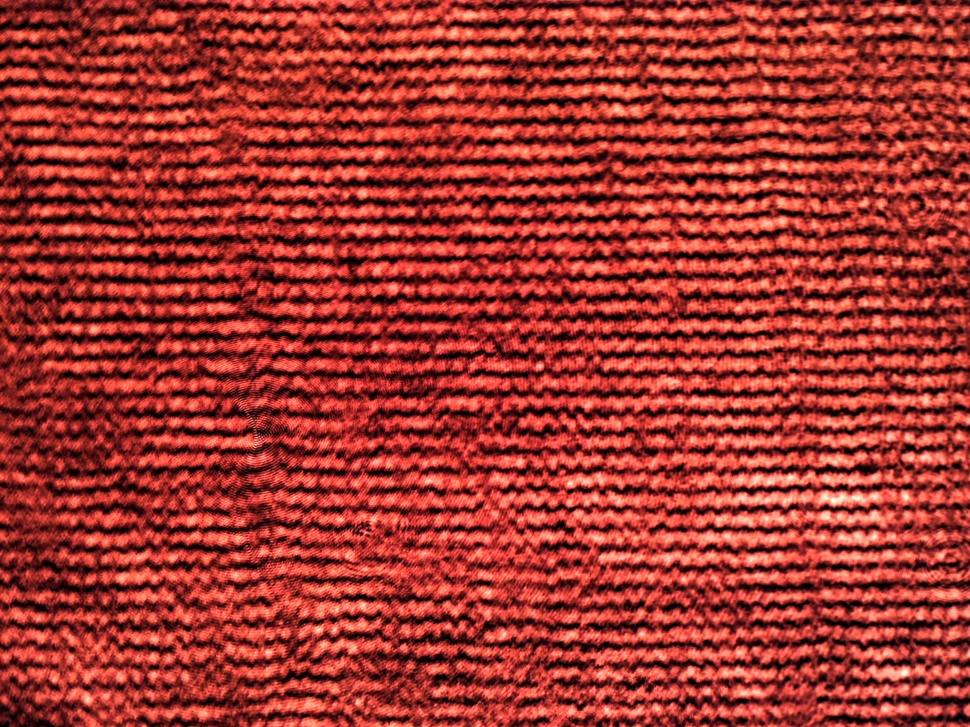
#> input picture images/6.jpg, 970 x 727 px, shrunk from 2048 x 1536 before the run
$ python filter.py images/6.jpg
#> lines starting #> are read from the running program, lines starting #| are printed output that depends on the picture
#!/usr/bin/env python3
from skimage import io
from skimage.filters import gaussian
from skimage.restoration import denoise_nl_means
from matplotlib import pyplot as plt
from mpl_toolkits.mplot3d import Axes3D
import numpy as np
import sys

img = io.imread(sys.argv[1], as_gray=True)
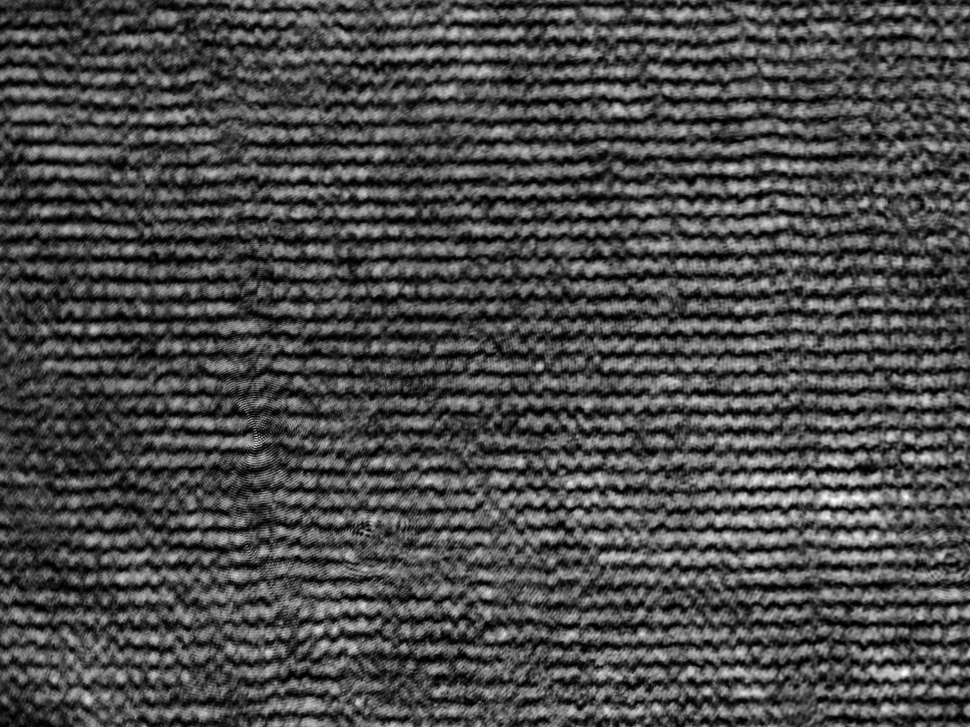
#> img: shape (727, 970) float64; min 0, max 0.992, mean 0.296


denoisedImg = denoise_nl_means(img, fast_mode=True, h=0.2)
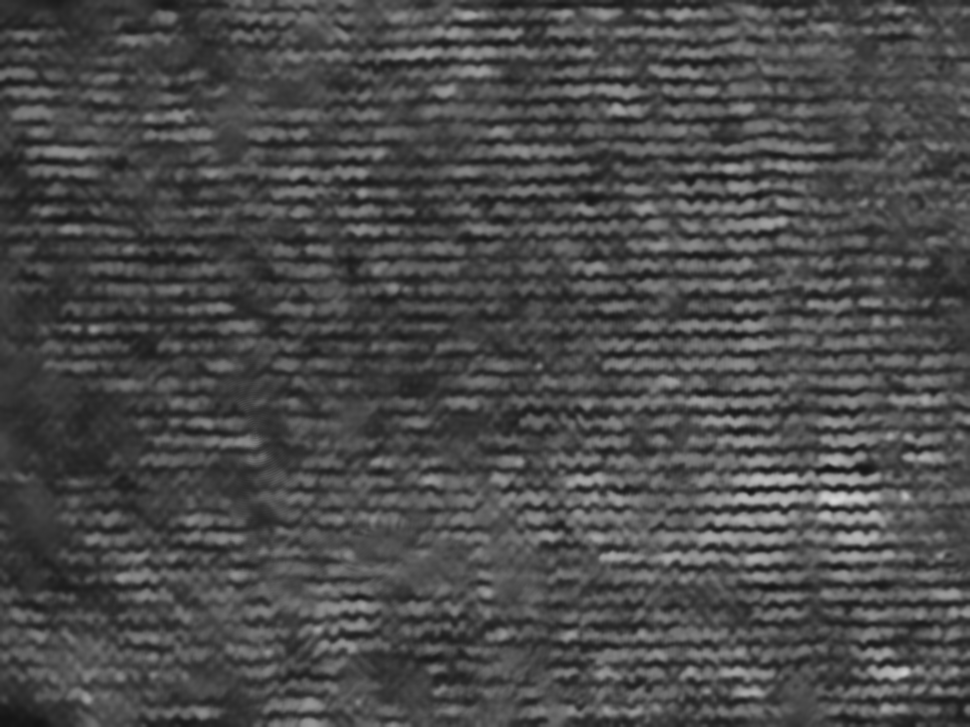
#> denoisedImg: shape (727, 970) float64; min 0.0746, max 0.847, mean 0.294

denoisedGaussian = gaussian(denoisedImg, 3)

# ИЗМЕНИТЬ ЭТУ ПЕРЕМЕННУЮ ЧТОБЫ ПОЛУЧИТЬ ГРАФИК
target_plot = denoisedGaussian
# turn NP array into xyz plot
m,n = target_plot.shape
#> m = 727; n = 970
y,x = np.mgrid[:m,:n]
z = target_plot
#out = np.column_stack((C.ravel(),R.ravel(), denoisedGaussian.ravel()))

#######################
# ПОСТРОЕНИЕ ГРАФИКОВ #
#######################

fig = plt.figure()

ax=fig.add_subplot(211)
ax.imshow(denoisedGaussian, cmap='gray')
ax.set_title("denoised1")

# ax=fig.add_subplot(212)
# ax.imshow(img, cmap='gray')
# ax.set_title("original")

ax=fig.add_subplot(212, projection='3d')
ax.plot_surface(x, y ,z, cmap ='inferno')
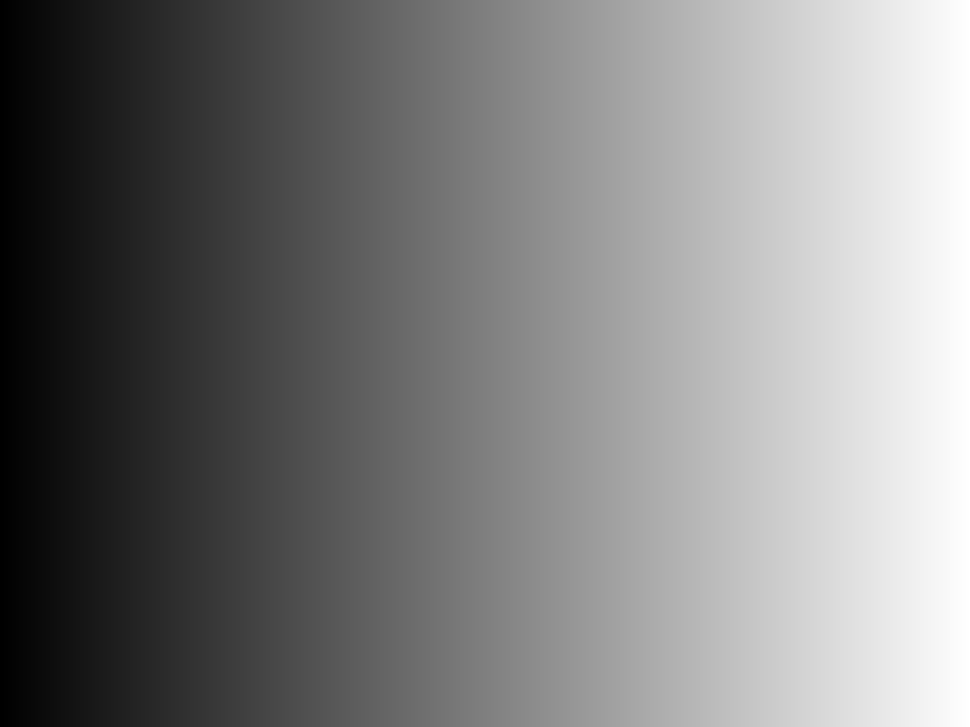
#> x: shape (727, 970) int64; min 0, max 969, mean 484.5; drawn with min black and max white
ax.set_title("3д вид денойз+Гаусс")

plt.show()
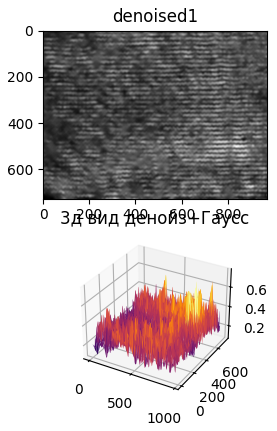
#> figure drawn by matplotlib, 2 panels

$ run again, on images/2.png
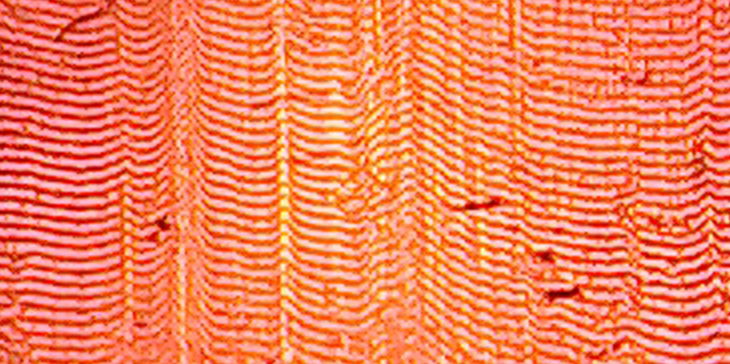
#> input picture images/2.png, 730 x 364 px
#> `denoisedGaussian = gaussian(denoisedImg, 3)`:
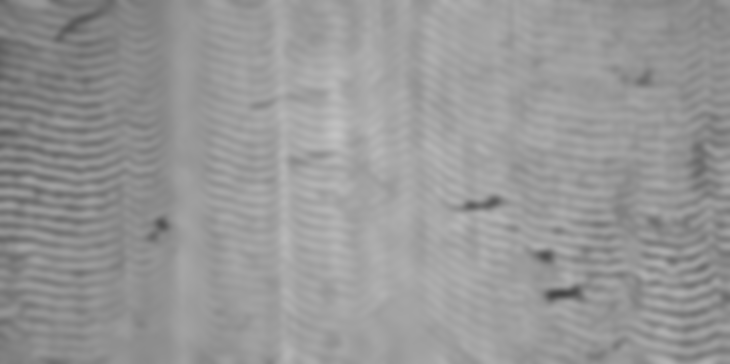
#> denoisedGaussian: shape (364, 730) float64; min 0.277, max 0.766, mean 0.593
#> `plt.show()`:
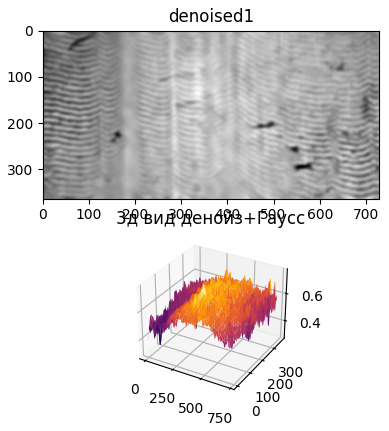
#> figure drawn by matplotlib, 2 panels

$ run again, on images/5.png
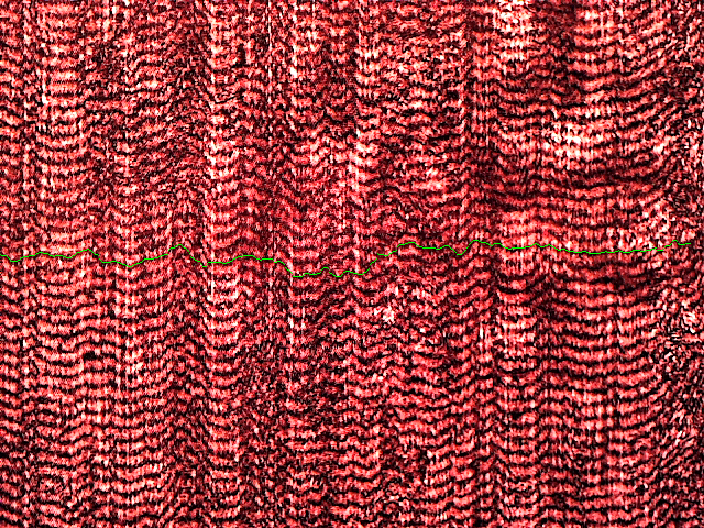
#> input picture images/5.png, 704 x 528 px
#> `denoisedGaussian = gaussian(denoisedImg, 3)`:
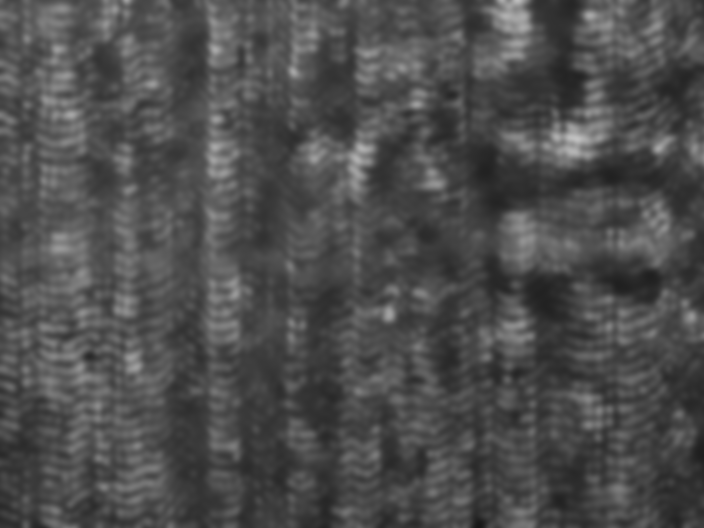
#> denoisedGaussian: shape (528, 704) float64; min 0.09, max 0.761, mean 0.306
#> `plt.show()`:
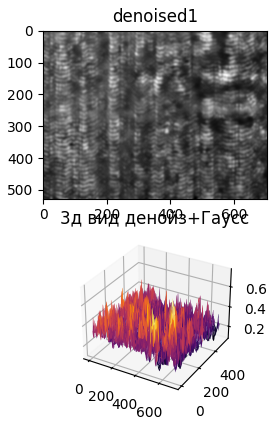
#> figure drawn by matplotlib, 2 panels
